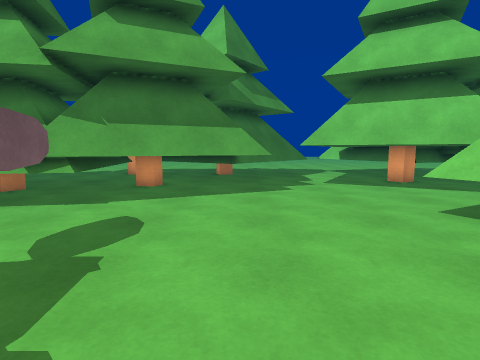
[1] (above)

24 first-person views from a walk through a scene from a Unity 3-D project. The camera is 1.2 m above the floor, tilts 6° down and sees 80° across. The floor is counted in squares, 1 m on a side. Each view is taken from the middle of a square. On the plan, view 1 faces up. The plan holds only what a view shows up to about 13 squares ahead; the rest is blank. The place goes on beyond the plan.

[2]
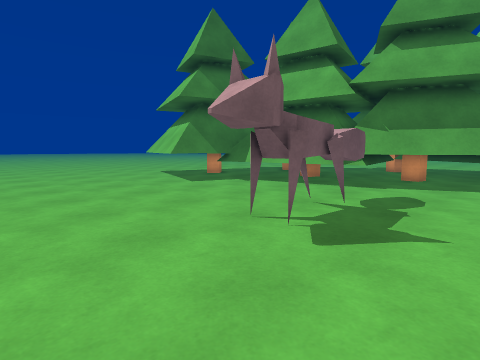

[3]
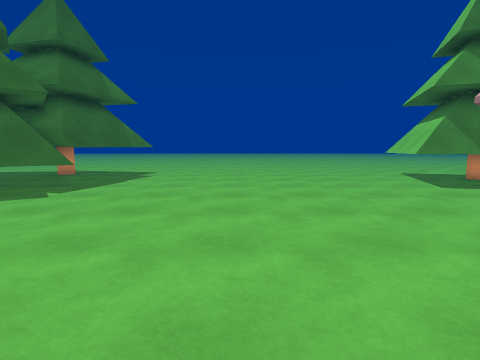

[4]
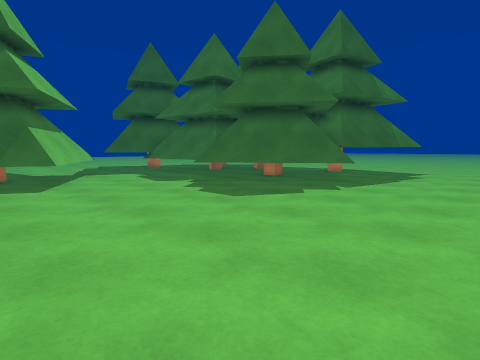

[5]
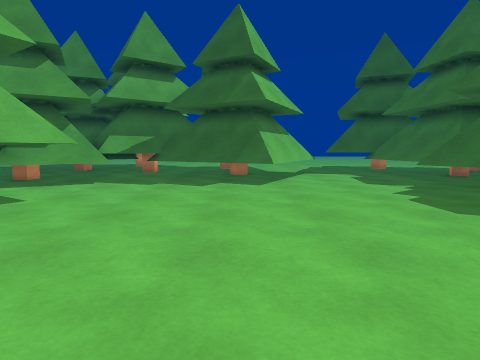

[6]
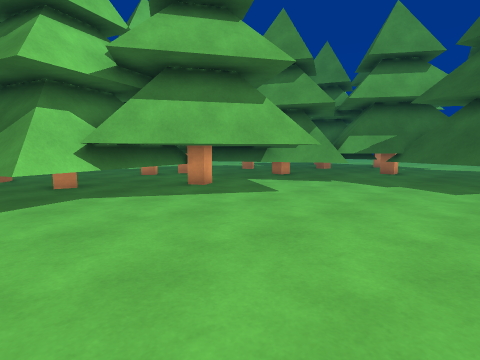

[7]
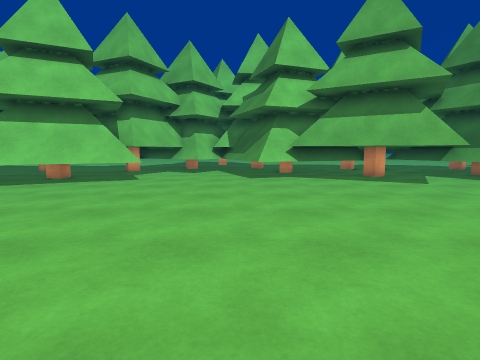

[8]
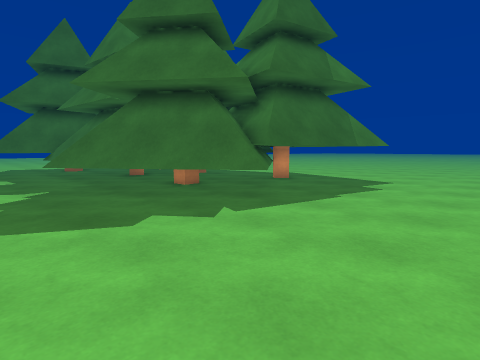

[9]
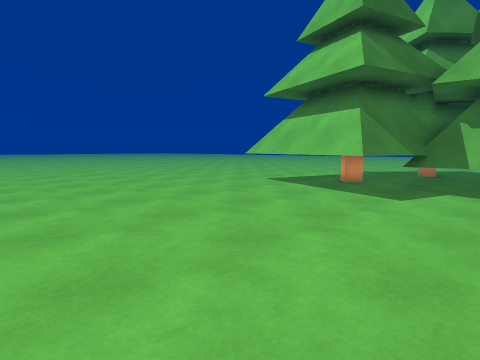

[10]
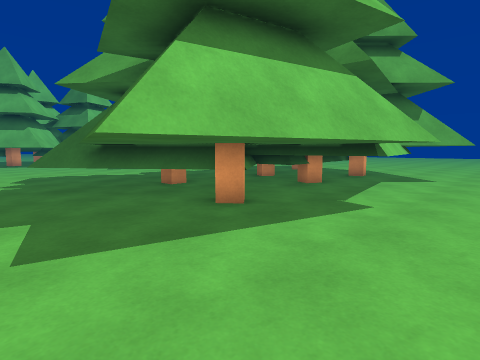

[11]
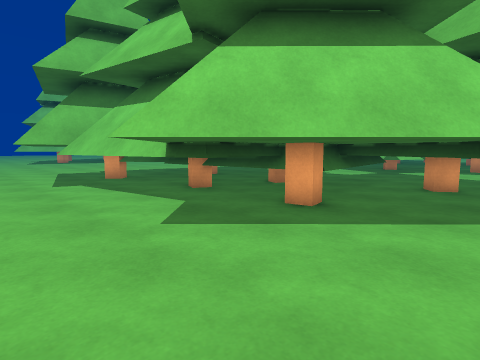

[12]
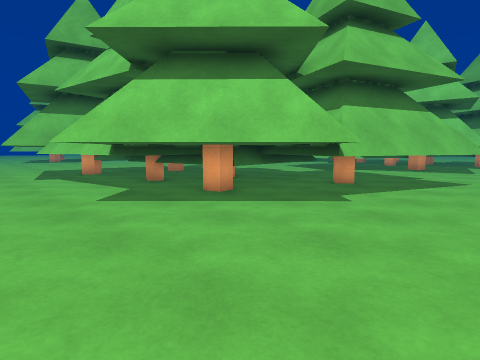

[13]
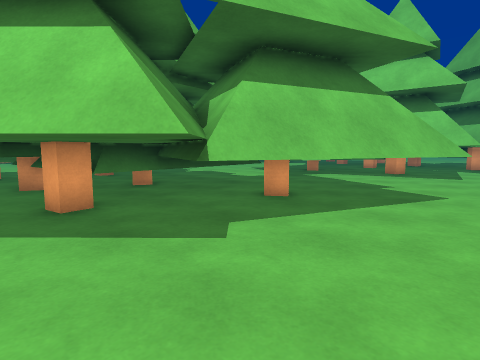

[14]
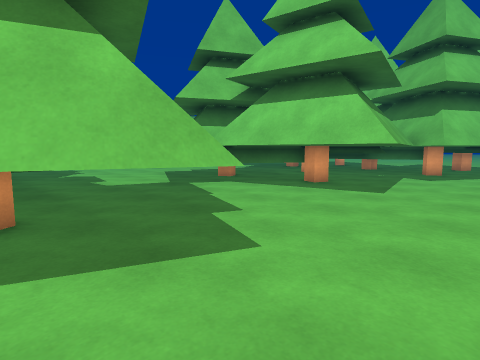

[15]
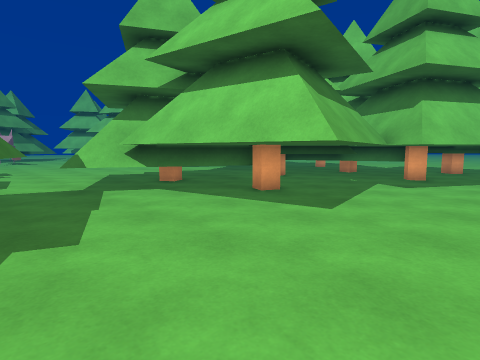

[16]
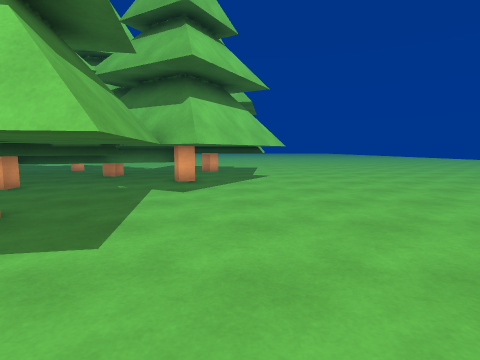

[17]
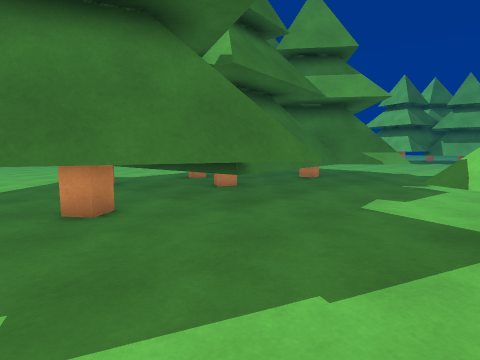

[18]
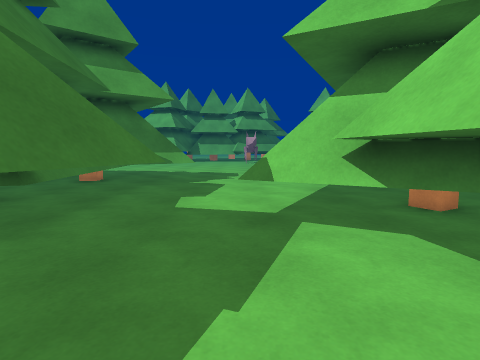

[19]
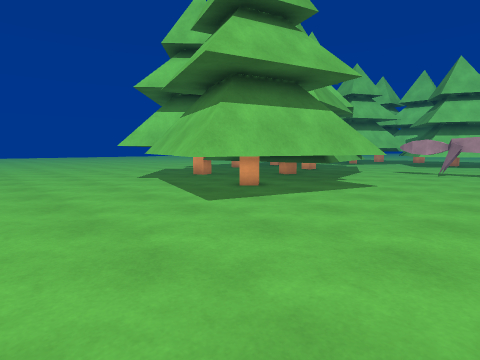

[20]
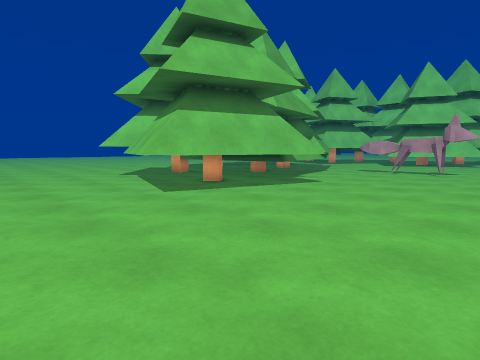

[21]
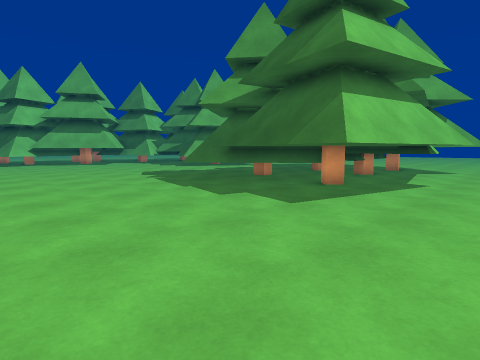

[22]
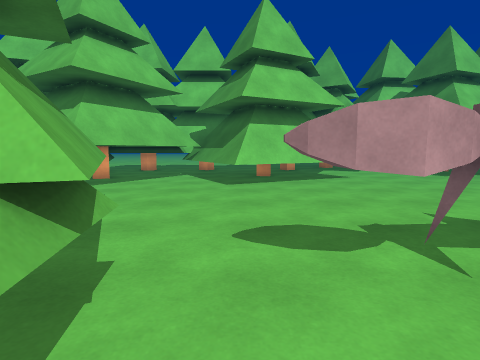

[23]
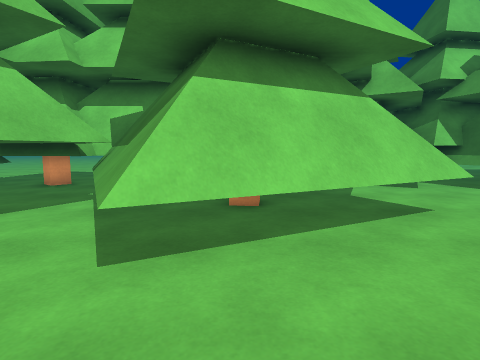

[24]
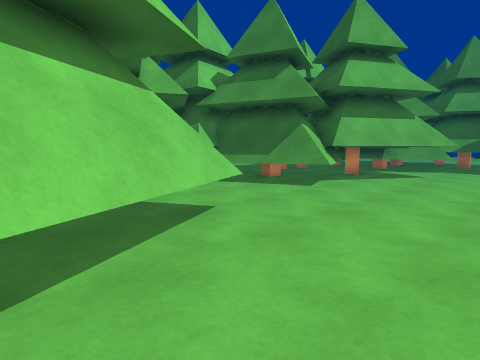

### Floor plan
Key: @ floor where view 1 was taken; . floor; T tree; O other object.
Columns run from 19 left of view 1 to 8 right of it. Each row starts with its distance up from view 1.
  9  ....TT  TT T TTTTTT..TTTTTT
  8  ....TTT   TT TTTTTTT...TTTT
  7  ...TTTTT TTTTTTTTT......TTO
  6 ....TTTTTTTTTTTT........TTTO
  5 ....TTTTTTTT..........TTTTTO
  4 .....TTTTT......O......TTTTO
  3 ........TT......O.......TTT
  2 ...............OO.......TTT
  1 ...............OO........TTT
  0 ................O..@.....T T
 -1 ............................
 -2 ............................
 -3 ............................
 -4 ...........................T
 -5 ..........................TT
 -6 ..........................TT
 -7 ..........................TT
 -8 ...TT....................TTT
 -9 ...TTTTTTTT.............TTTT
-10 ..TTTTTTTTTT............TTTT
-11 ..TTTTTTTTTTT..........TTTTT
-12 ..TTTTTTTTTTT........... TTT
-13 .TTTTTTTTTTTTT............TT
-14  .TTTTTTT  TT.....T.....TTTT
-15  ..TTTTT TTT.....TTTT...TTTT
-16  ..TTTT  TTT.....TTTTTT.TTTT
-17  ..TTTT  TTTT...TTTTTTTTT TT
-18 ...TT T  TTTT...TTTTTTTTT
-19 ...TTTT  TTTT..TTTTT T TT
-20 .TTTTTTTTTTTTT..TTTTT   TT
-21 ..TTTTTTTTTTTTT..TTTT T  T T
-22 ...TTTTTTTTTTT...TTTTTTT TTT
-23 ....TTTTTTTTTT...TTTTTTTTTTT
-24 .....TTTTTTTTT...TTTTTTTTTTT
-25 ......T.TTTTT....TTTTTTTTTT
-26  ..........TT.....T...TTTTTT
-27 . ......................TTTT
-28           . .............TTT

Positions as (right, up) in squares from view 1, and headings:
1: (0, 0), facing up
2: (0, -3), facing up-left
3: (0, -3), facing left
4: (1, -4), facing down-left
5: (0, -4), facing down
6: (0, -4), facing down-right
7: (-5, -4), facing right
8: (-4, -4), facing down-left
9: (-7, -4), facing up-left
10: (-19, -7), facing down-right
11: (-19, -24), facing up-right
12: (-19, -27), facing up-right
13: (-15, -27), facing up-right
14: (-9, -28), facing up-right
15: (-6, -28), facing up-right
16: (-4, -27), facing right
17: (-3, -24), facing up-left
18: (-4, -24), facing up
19: (-19, 0), facing up-right
20: (-19, -2), facing up-right
21: (-19, -2), facing down-right
22: (-6, 5), facing right
23: (1, 4), facing right
24: (2, 4), facing down-right
